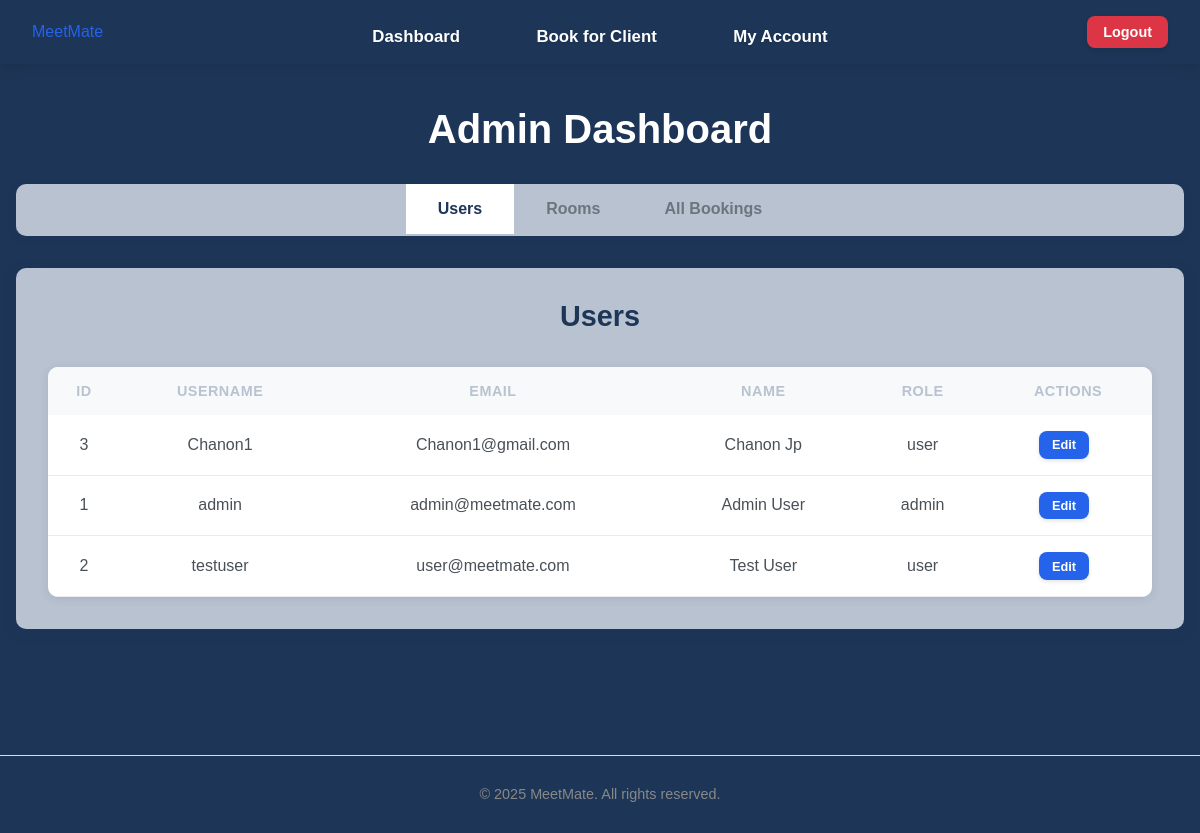
The page /admin (signed in) on the database its author committed.
### tables this page shows
CREATE TABLE users (
                id INTEGER PRIMARY KEY AUTOINCREMENT,
                username TEXT NOT NULL UNIQUE,
                email TEXT NOT NULL UNIQUE,
                password TEXT NOT NULL,
                firstname TEXT,
                lastname TEXT,
                dob TEXT,
                address TEXT,
                role TEXT DEFAULT 'user'
            );

### app.py (the view)
@app.route('/admin')
@login_required
@admin_required
def admin():
    connection = get_database_connection()
    cursor = connection.cursor()
    cursor.execute("SELECT * FROM users ORDER BY username")
    users = [dict(row) for row in cursor.fetchall()]
    cursor.execute("SELECT * FROM rooms ORDER BY name")
    rooms = [dict(row) for row in cursor.fetchall()]
    now = datetime.now()
    current_date = now.date()
    current_time = now.time()
    from datetime import date
    today = date.today().strftime('%Y-%m-%d')
    cursor.execute('''
        SELECT
            b.id,
            b.date,
            b.time_start,
            b.time_end,
            b.notes,
            u.username,
            r.name as room_name,
            admin.username as admin_name
        FROM bookings b
        JOIN users u ON b.user_id = u.id
        JOIN rooms r ON b.room_id = r.id
        LEFT JOIN users admin ON b.booking_admin_id = admin.id
        WHERE b.date = ?
        ORDER BY b.time_start
    ''', (today,))
    today_bookings = []
    for row in cursor.fetchall():
        booking = dict(row)
        if booking['admin_name']:
            booking['booked_by'] = f"Admin: {booking['admin_name']}"
        else:
            booking['booked_by'] = "Self"
        booking_date = date.fromisoformat(booking['date'])
        booking_start_time = time.fromisoformat(booking['time_start'] + ':00' if len(booking['time_start']) == 5 else booking['time_start'])
        if booking_date == current_date:
            booking['can_cancel'] = current_time < booking_start_time
            booking['status'] = 'Complete' if current_time >= booking_start_time else None
        else:
            booking['can_cancel'] = True
            booking['status'] = None
        today_bookings.append(booking)
    cursor.execute('''
        SELECT
            b.id,
            b.date,
            b.time_start,
            b.time_end,
            b.notes,
            u.username,
            r.name as room_name,
            admin.username as admin_name
        FROM bookings b
        JOIN users u ON b.user_id = u.id
        JOIN rooms r ON b.room_id = r.id
        LEFT JOIN users admin ON b.booking_admin_id = admin.id
        ORDER BY b.date, b.time_start
    ''')
    all_bookings = []
    for row in cursor.fetchall():
        booking = dict(row)
        if booking['admin_name']:
            booking['booked_by'] = f"{booking['admin_name']}"
        else:
            booking['booked_by'] = "Self"
        booking_date = date.fromisoformat(booking['date'])
        booking_start_time = time.fromisoformat(booking['time_start'] + ':00' if len(booking['time_start']) == 5 else booking['time_start'])
        if booking_date > current_date:
            booking['can_cancel'] = True
            booking['status'] = None
        elif booking_date == current_date:
            booking['can_cancel'] = current_time < booking_start_time
            booking['status'] = 'Complete' if current_time >= booking_start_time else None
        else:
            booking['can_cancel'] = False
            booking['status'] = 'Complete'
        all_bookings.append(booking)
    connection.close()
    return render_template('admin.html', users=users, rooms=rooms, bookings=all_bookings, today_bookings=today_bookings, today_date=today)

### app.py (called while the page is built)
def get_database_path():
    app_directory = app.root_path
    instance_directory = os.path.join(app_directory, 'instance')
    os.makedirs(instance_directory, exist_ok=True)
    database_path = os.path.join(instance_directory, 'meetmate.db')
    return database_path

def get_database_connection():
    db_path = get_database_path()
    connection = sqlite3.connect(db_path)
    connection.row_factory = sqlite3.Row
    return connection

def get_user_by_id(user_id):
    connection = get_database_connection()
    cursor = connection.cursor()
    cursor.execute("SELECT * FROM users WHERE id = ?", (user_id,))
    user = cursor.fetchone()
    connection.close()
    if user:
        return dict(user)
    return None

def login_required(f):
    @wraps(f)
    def decorated_function(*args, **kwargs):
        if 'user_id' not in session:
            flash('Please login to access this page', 'error')
            return redirect(url_for('login'))
        user = get_user_by_id(session['user_id'])
        if not user:
            session.clear()
            flash('Your account is no longer valid. Please login again.', 'warning')
            return redirect(url_for('login'))
        return f(*args, **kwargs)
    return decorated_function

def admin_required(f):
    @wraps(f)
    def decorated_function(*args, **kwargs):
        if 'user_id' not in session or session.get('role') != 'admin':
            flash('Admin access required for this page', 'error')
            return redirect(url_for('dashboard'))
        user=get_user_by_id(session['user_id'])
        if not user or user['role'] != 'admin':
            session.clear()
            flash('Admin session expired. Please login again.', 'warning')
            return redirect(url_for('login'))
        return f(*args, **kwargs)
    return decorated_function

### templates/admin.html (shortened to what this page needs)
{% extends "base.html" %}
{% block content %}
<div class="admin-dashboard">
    <h1>Admin Dashboard</h1>
    <div class="admin-tabs">
        <button class="tab-btn active" data-tab="users-tab">Users</button>
        <button class="tab-btn" data-tab="rooms-tab">Rooms</button>
        <button class="tab-btn" data-tab="bookings-tab">All Bookings</button>
    </div>
    <div class="tab-content">
        <div id="users-tab" class="tab-pane active">
            <div class="section-header">
                <h2>Users</h2>
            </div>
            <div class="table-responsive">
                <table class="admin-table">
                    <thead>
                        <tr>
                            <th>ID</th>
                            <th>Username</th>
                            <th>Email</th>
                            <th>Name</th>
                            <th>Role</th>
                            <th>Actions</th>
                        </tr>
                    </thead>
                    <tbody>
                        {% for user in users %}
                            <tr>
                                <td>{{ user.id }}</td>
                                <td>{{ user.username }}</td>
                                <td>{{ user.email }}</td>
                                <td>{{ user.firstname }} {{ user.lastname }}</td>
                                <td>{{ user.role }}</td>
                                <td>
                                    <button class="btn btn-sm btn-primary edit-user-btn"
                                            data-id="{{ user.id }}"
                                            data-username="{{ user.username }}"
                                            data-email="{{ user.email }}"
                                            data-firstname="{{ user.firstname }}"
                                            data-lastname="{{ user.lastname }}"
                                            data-dob="{{ user.dob }}"
                                            data-address="{{ user.address }}"
                                            data-role="{{ user.role }}">
                                        Edit
                                    </button>
                                </td>
                            </tr>
                        {% endfor %}
                    </tbody>
                </table>
            </div>
        </div>
    </div>
</div>
{% endblock %}

### static/css/style.css (style rules this page uses)
body { font-family: Arial, sans-serif; color: #333; background-color: #1d3557; margin: 0; padding: 0; }
h1, h2, h3, h4, h5, h6 { margin-bottom: 1rem; font-weight: bold; }
.btn { display: inline-block; padding: 0.75rem 1.5rem; border: none; border-radius: 8px; cursor: pointer; font-size: 1rem; font-weight: 600; text-decoration: none; text-align: center; transition: all 0.3s ease; box-shadow: 0 2px 4px rgba(0, 0, 0, 0.1); }
.btn-primary { background-color: #2563eb; color: white; padding: 0.75rem 2rem; border-radius: 8px; font-weight: 600; border: none; cursor: pointer; text-decoration: none; display: inline-block; font-size: 1rem; transition: all 0.3s ease; }
.btn-sm { padding: 0.5rem 1rem; font-size: 0.875rem; }
.admin-dashboard { padding: 0rem 0; background-color: #1d3557; min-height: calc(100vh - 200px); }
.admin-dashboard h1 { color: white; font-size: 2.5rem; font-weight: 700; margin-bottom: 2rem; text-align: center; }
.admin-tabs { margin-bottom: 2rem; border-bottom: 2px solid #b9c2d1; background-color: #b9c2d1; border-radius: 10px; overflow: hidden; box-shadow: 0 2px 10px rgba(29, 53, 87, 0.1); display: flex; justify-content: center; }
.tab-btn { background: #b9c2d1; border: none; padding: 1rem 2rem; cursor: pointer; font-size: 1rem; font-weight: 600; color: #6c757d; transition: all 0.3s ease; }
.tab-btn.active { color: #1d3557; background-color: white; border-bottom-color: #2563eb; }
.tab-content { background-color: #b9c2d1; border-radius: 10px; box-shadow: 0 4px 15px rgba(29, 53, 87, 0.1); overflow: hidden; }
.tab-pane { display: none; padding: 2rem; }
.tab-pane.active { display: block; }
.section-header { margin-bottom: 1rem; text-align: center; border-bottom: 2px solid #b9c2d1; padding-bottom: 1rem; }
.section-header h2 { color: #1d3557; margin: 0; font-size: 1.8rem; font-weight: 600; }
.table-responsive { overflow-x: auto; border-radius: 10px; box-shadow: 0 2px 10px rgba(29, 53, 87, 0.1); }
.admin-table { width: 100%; border-collapse: collapse; background-color: white; }
.admin-table th { color: #b9c2d1; padding: 1rem 0.75rem; text-align: center; font-weight: 600; font-size: 0.9rem; text-transform: uppercase; letter-spacing: 0.5px; }
.admin-table td { padding: 1rem 0.75rem; text-align: center; border-bottom: 1px solid #e9ecef; color: #495057; vertical-align: middle; }
.admin-table th { background-color: #f8f9fa; font-weight: bold; }
.admin-table .btn { padding: 0.5rem 1rem; border-radius: 8px; font-size: 0.85rem; font-weight: 600; border: none; cursor: pointer; text-decoration: none; display: inline-block; margin-right: 0.5rem; transition: all 0.3s ease; box-shadow: 0 2px 4px rgba(0, 0, 0, 0.1); }
.admin-table .btn-primary { background-color: #2563eb; color: white; }
.admin-table .btn-sm { padding: 0.4rem 0.8rem; font-size: 0.8rem; }

### rows shown on the page
users: id "3", username "Chanon1", email "Chanon1@gmail.com", firstname "Chanon", lastname "Jp", role "user"
users: id "1", username "admin", email "admin@meetmate.com", firstname "Admin", lastname "User", role "admin"
users: id "2", username "testuser", email "user@meetmate.com", firstname "Test", lastname "User", role "user"
